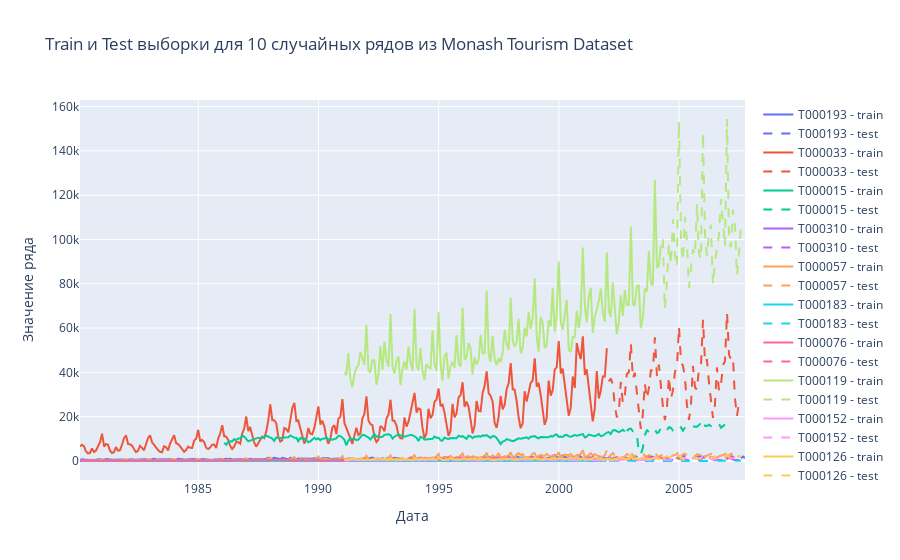

Notebook code for this chart:
### Code cell
fig = go.Figure()

seed_everything()
random_ids = np.random.choice(df["id"].unique(), 10, replace=False)
colors = px.colors.qualitative.Plotly

for idx, i in enumerate(random_ids):
    color = colors[idx % len(colors)]
    fig.add_trace(
        go.Scatter(
            x=train_df[train_df["id"] == i]["timestamp"],
            y=train_df[train_df["id"] == i]["target"],
            name=f"{i} - train",
            line=dict(color=color),
        )
    )
    fig.add_trace(
        go.Scatter(
            x=test_df[test_df["id"] == i]["timestamp"],
            y=test_df[test_df["id"] == i]["target"],
            name=f"{i} - test",
            line=dict(dash="dash", color=color),
        )
    )

fig.update_layout(
    title="Train и Test выборки для 10 случайных рядов из Monash Tourism Dataset",
    xaxis_title="Дата",
    yaxis_title="Значение ряда",
)
fig.show()
